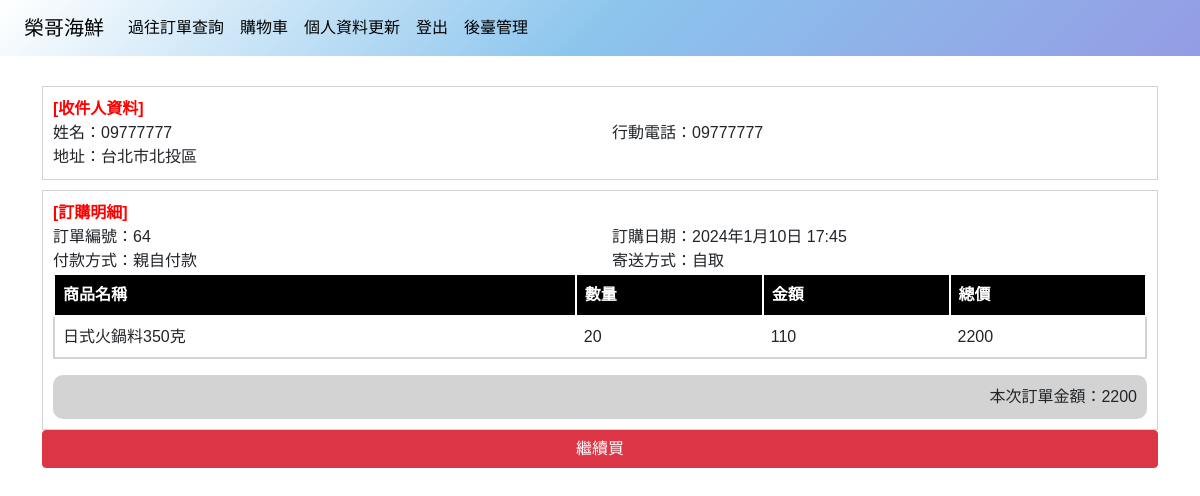
The page /OrderManagement/cartok/ (signed in) on the database as committed earlier.
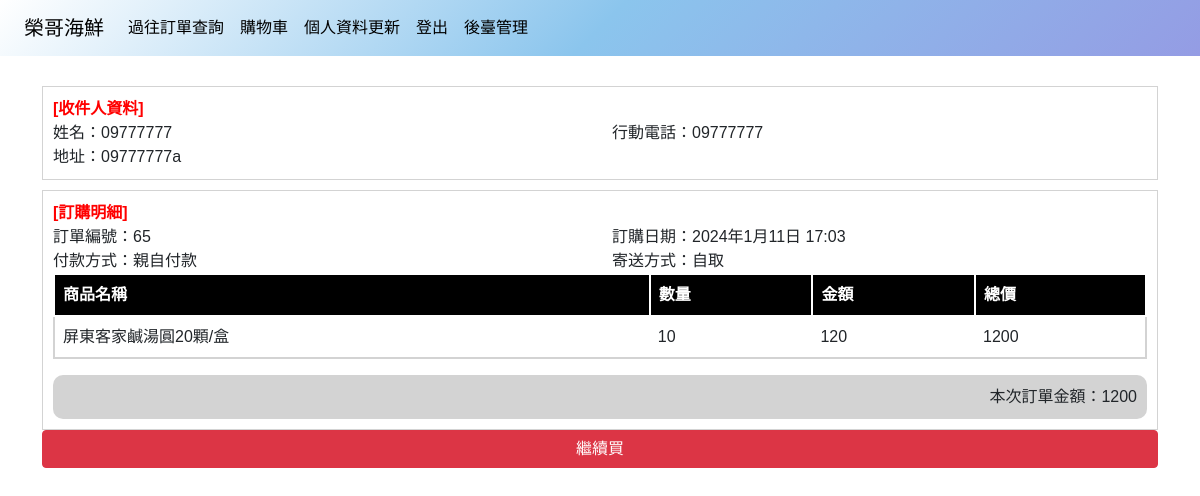
The same page on the database as committed later.
### OrderManagement/models.py (models this page shows, shortened)
class Orders(models.Model):
    State_CHOICES = (
        (0, '代處理'),
        (1, '已處理'),
    )
    Delivery_CHOICES = (
        (0, '自取'),
        (1, '寄送'),
    )
    Payment_CHOICES = (
        (0, '親自付款'),
        (1, '貨到付款'),
    )
    User=models.ForeignKey(User, on_delete=models.DO_NOTHING,verbose_name="類別")
    branch = models.ForeignKey(Branchs,on_delete=models.DO_NOTHING,verbose_name='店家',null=True, blank=True)
    Time=models.DateTimeField(auto_now_add=True)
    Delivery_method=models.IntegerField(choices=Delivery_CHOICES,default=1,verbose_name="運送方式",null=True, blank=True)
    Delivery_state=models.IntegerField(choices=State_CHOICES,default=1,verbose_name="運送狀態",null=True, blank=True)
    Payment_method=models.IntegerField(choices=Payment_CHOICES,default=1,verbose_name="付款方式",null=True, blank=True)
    Payment_time=models.DateTimeField(null=True, blank=True,verbose_name='付款時間')
    Address = models.CharField(max_length=255,verbose_name='地址')
    Total=models.IntegerField(null=False,verbose_name='總價格')
    class Meta:
        verbose_name = "訂單"
        verbose_name_plural = '訂單'

class OrderDetails(models.Model):
    Order = models.ForeignKey(Orders, on_delete=models.CASCADE,verbose_name='訂單編號')
    Products=models.ForeignKey(Products,on_delete=models.DO_NOTHING,verbose_name='商品')
    Number=models.IntegerField(verbose_name="數量")
    Price=models.IntegerField(null=False,verbose_name='價格')
    Total=models.IntegerField(null=False,verbose_name='總價格')
    class Meta:
        verbose_name = "訂單明細"
        verbose_name_plural = '訂單明細'

### Product/models.py (models this page shows)
class Products(models.Model):
    Sh_CHOICES = (
        (0, '下架'),
        (1, '上架'),
    )
    Category=models.ForeignKey(Categories, on_delete=models.CASCADE,verbose_name="類別",null=True, blank=True)
    Item_name=models.CharField(max_length=99,verbose_name="貨品名稱",null=True, blank=True)
    Price=models.IntegerField(verbose_name="建議售價")
    Import_price=models.IntegerField(verbose_name="成本價")
    Specification=models.CharField(max_length=99,verbose_name="規格",null=True, blank=True)
    Sh=models.IntegerField(choices=Sh_CHOICES,default=1,verbose_name="上/下架")
    class Meta:
        verbose_name = "商品管理"
        verbose_name_plural = '商品管理'  # 中文名稱
    def __str__(self):
        return str(self.Item_name)

### OrderManagement/views.py (the view)
# urls.py: path('cartok/',views.cartok,name='cartok'),
def cartok(request):
    if request.user.is_authenticated:
        current_user = request.user
        latest_order = Orders.objects.latest('id')
        order_detail = OrderDetails.objects.filter(Order=latest_order)
        Payment_method_display = latest_order.get_Payment_method_display()
        Delivery_method_display = latest_order.get_Delivery_method_display()
        context={
            'title':'訂單完成',
            'user':current_user,
            'Payment_method':Payment_method_display,
            'Delivery_method':Delivery_method_display,
            'order_detail':order_detail,
            'order':latest_order
        }
        return render(request, 'cartok.html',context )

### OrderManagement/templates/cartok.html (shortened to what this page needs)
{% extends 'index/base.html' %}
{%load static%}
{% block content %}
<div class="cartok mb-10">
    <div class="container">
        <div class="row d-flex align-items-center">
            <div class="col-md-12" style="border: 1px solid lightgrey;padding:10px;margin-bottom:10px;margin-top:30px;">
                <div class="row">
                    <div style="color:red;font-weight:600">[收件人資料]</div>
                    <div class="col-md-6">
                        姓名：{{user.user_name}}
                    </div>
                    <div class="col-md-6">
                        行動電話：{{user.phone_number}}
                    </div>
                    <div class="col-md-12">
                        地址：{{order.Address}}
                    </div>
                </div>
            </div>
            <div class="col-md-12" style="border: 1px solid lightgrey;padding:10px;">
                <div class="row">
                    <div style="color: red; font-weight: 600">[訂購明細]</div>
                    <div class="col-md-6">
                        訂單編號：{{order.id}}
                    </div>
                    <div class="col-md-6">
                        訂購日期：{{order.Time}}
                    </div>
                    <div class="col-md-6">
                        付款方式：{{ Payment_method }}
                    </div>
                    <div class="col-md-6">
                        寄送方式：{{ Delivery_method }}
                    </div>
                    <div class="col-md-12">
                        <table id="tb_order" class="table" cellpadding="10">
                            <thead>
                                <tr>
                                    <th>商品名稱</th>
                                    <th>數量</th>
                                    <th>金額</th>
                                    <th>總價</th>
                                </tr>
                            </thead>
                            <tbody>
                                {% for product in order_detail %}
                                <tr>
                                    <td>{{ product.Products }}</td>
                                    <td>{{product.Number}}</td>
                                    <td>{{product.Price}}</td>
                                    <td>{{product.Total}}</td>
                                </tr>
                                {% endfor %}
                            </tbody>
                        </table>
                    </div>
                </div>
                <div class="col-md-12" id="dv_money">
                    本次訂單金額：{{order.Total}}
                </div>
            </div>
            <a href="{% url 'home' %}"  class="btn btn-danger">繼續買</a>
        </div>
    </div>
</div>
{% endblock %}

Rows that differ between the two databases and show on the page:
no longer on this page (row unchanged): Orders: Address "台北市北投區", id "64", Time "2024年1月10日 17:45", Total "2200"
no longer on this page (row unchanged): OrderDetails: Products "日式火鍋料350克", Number "20", Price "110", Total "2200"
added Orders: Address "09777777a", id "65", Time "2024年1月11日 17:03", Total "1200"
added OrderDetails: Products "屏東客家鹹湯圓20顆/盒", Number "10", Price "120", Total "1200"
